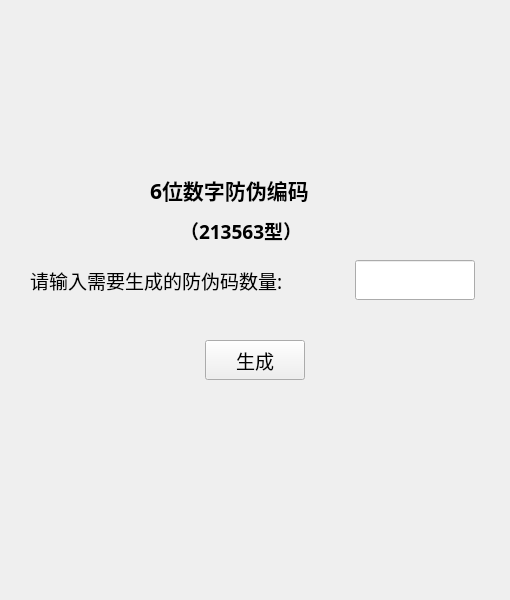
<?xml version="1.0" encoding="UTF-8"?>
<ui version="4.0">
 <class>window_feature1</class>
 <widget class="QWidget" name="window_feature1">
  <property name="geometry">
   <rect>
    <x>0</x>
    <y>0</y>
    <width>510</width>
    <height>600</height>
   </rect>
  </property>
  <property name="windowTitle">
   <string>Form</string>
  </property>
  <widget class="QLabel" name="label_tip">
   <property name="geometry">
    <rect>
     <x>30</x>
     <y>260</y>
     <width>310</width>
     <height>40</height>
    </rect>
   </property>
   <property name="font">
    <font>
     <family>微软雅黑</family>
     <pointsize>14</pointsize>
    </font>
   </property>
   <property name="text">
    <string>请输入需要生成的防伪码数量:</string>
   </property>
  </widget>
  <widget class="QLabel" name="label_title">
   <property name="geometry">
    <rect>
     <x>150</x>
     <y>170</y>
     <width>210</width>
     <height>40</height>
    </rect>
   </property>
   <property name="font">
    <font>
     <family>微软雅黑</family>
     <pointsize>16</pointsize>
     <weight>75</weight>
     <bold>true</bold>
    </font>
   </property>
   <property name="text">
    <string>6位数字防伪编码</string>
   </property>
  </widget>
  <widget class="QLineEdit" name="lineEdit_codenum">
   <property name="geometry">
    <rect>
     <x>355</x>
     <y>260</y>
     <width>120</width>
     <height>40</height>
    </rect>
   </property>
   <property name="font">
    <font>
     <family>微软雅黑</family>
     <pointsize>14</pointsize>
    </font>
   </property>
  </widget>
  <widget class="QPushButton" name="pushButton_create">
   <property name="geometry">
    <rect>
     <x>205</x>
     <y>340</y>
     <width>100</width>
     <height>40</height>
    </rect>
   </property>
   <property name="font">
    <font>
     <family>微软雅黑</family>
     <pointsize>14</pointsize>
    </font>
   </property>
   <property name="text">
    <string>生成</string>
   </property>
  </widget>
  <widget class="QLabel" name="label_title_2">
   <property name="geometry">
    <rect>
     <x>180</x>
     <y>210</y>
     <width>150</width>
     <height>40</height>
    </rect>
   </property>
   <property name="font">
    <font>
     <family>微软雅黑</family>
     <pointsize>14</pointsize>
     <weight>75</weight>
     <bold>true</bold>
    </font>
   </property>
   <property name="text">
    <string>（213563型）</string>
   </property>
  </widget>
 </widget>
 <resources/>
 <connections/>
</ui>
